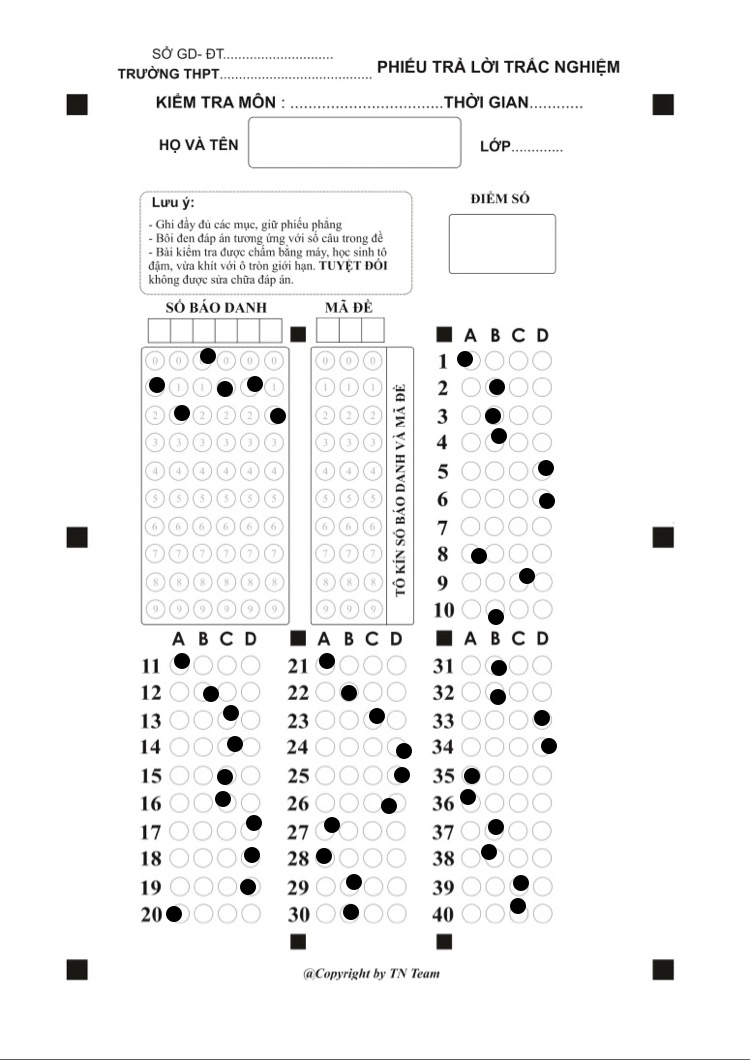
#> input picture Img/01.png, 750 x 1060 px
$ python main.py
#> lines starting #> are read from the running program, lines starting #| are printed output that depends on the picture; after the words box and inside, x2 and y2 are one past the last pixel; in counts of white or black regions, pixels touching at a corner belong together
#> further down, img is the input picture: shape (1060, 750, 3); mean B, G, R 244.5, 244.5, 244.5
### my_func.py
import cv2 as cv
import numpy as np
# [7 lines left out: function show_images, not called in this run]


def img_preprocessing(img):
    img = cv.cvtColor(img, cv.COLOR_BGR2GRAY)
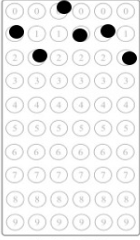
#> img: shape (240, 140); min 0, max 255, mean 237.6
    th, threshed = cv.threshold(img, 100, 255, cv.THRESH_BINARY_INV)
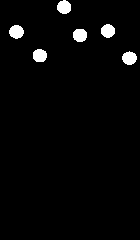
#> threshed: shape (240, 140); 2.8% white; 6 white regions, box (x1, y1, x2, y2) and area: (9, 25, 24, 39) 159, (122, 51, 137, 65) 156, (57, 0, 71, 14) 154, (73, 29, 87, 42) 153, (101, 24, 115, 38) 152, (33, 49, 47, 62) 152
    return threshed

def get_mark_sbd(sbd_img):
    start, end = 0, 25
    cols = []
    for i in range(7):
        cols.append(sbd_img[0:240, start:end])
        start, end = start + 24, end+24
#> after the loop, cols = 7 items
    res = []
    for c in cols:
        boxes = np.vsplit(c, 10)
        non_zero = np.array([cv.countNonZero(box) for box in boxes])
        res.append(str(np.where(non_zero == non_zero.max())[0][0]))
#> this loop made 7 passes
#> non_zero on passes 1 to 6: [0, 159, 0, 0, 0, 0, 0, 0, 0, 0], [0, 0, 152, 0, 0, 0, 0, 0, 0, 0], [154, 0, 0, 0, 0, 0, 0, 0, 0, 0], [0, 153, 0, 0, 0, 0, 0, 0, 0, 0], [0, 152, 0, 0, 0, 0, 0, 0, 0, 0], [0, 0, 156, 0, 0, 0, 0, 0, 0, 0]
#> (c, non_zero) on pass 7: (empty array, [0, 0, 0, 0, 0, 0, 0, 0, 0, 0])
#> after the loop, res = ['1', '2', '0', '1', '1', '2', '0']
    return "".join(res)

def get_one_ans_pos(img):
    cols = np.hsplit(img, 5)[1:]
    non_zero = np.array([cv.countNonZero(c) for c in cols])
    if (non_zero == 0).all():
        return '0'
    pos = np.where(non_zero == non_zero.max())[0][0] + 1
    if pos == 1:
        return "A"
    if pos == 2:
        return "B"
    if pos == 3:
        return "C"
    else:
        return "D"

def get_all_ans_pos(threshed, ran = []):
    ran = [i for i in range(11)] if ran == [] else ran
    rows = []
    a, b = 0, 24
    for i in range(10):
        rows.append(threshed[a:b, :130])
        a = a + 24
        b = b + 24
    res = {}
    i = 0
    for r in rows:
        res[ran[i] + 1] = get_one_ans_pos(r)
        i += 1
    return res

def get_score(img):
    crop_imgs = [ img[295:530, 400:530],
                img[550:785, 400:530],
                img[550:785, 260:390],
                img[550:785, 120:250]
                ]
    crop_imgs = list(map(img_preprocessing, crop_imgs))
#> in img_preprocessing (call 2), `th, threshed = cv.threshold(img, 100, 255, cv.THRESH_BINARY_INV)`: threshed: shape (235, 130); 5.7% white; 27 white regions (6 under 20 px), largest, box (x1, y1, x2, y2) and area: (58, 69, 73, 82) 155, (102, 96, 117, 109) 153, (103, 124, 118, 137) 153
#> in img_preprocessing (call 3), `img = cv.cvtColor(img, cv.COLOR_BGR2GRAY)`:
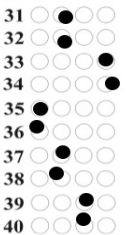
#> img: shape (235, 130); min 0, max 255, mean 229.8
#> in img_preprocessing (call 3), `th, threshed = cv.threshold(img, 100, 255, cv.THRESH_BINARY_INV)`: threshed: shape (235, 130); 7.2% white; 45 white regions (14 under 20 px), largest, box (x1, y1, x2, y2) and area: (33, 102, 48, 116) 159, (58, 10, 73, 24) 155, (98, 53, 113, 66) 155
#> in img_preprocessing (call 4), `img = cv.cvtColor(img, cv.COLOR_BGR2GRAY)`:
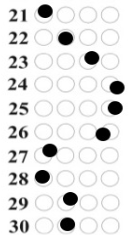
#> img: shape (235, 130); min 0, max 255, mean 229.6
#> in img_preprocessing (call 4), `th, threshed = cv.threshold(img, 100, 255, cv.THRESH_BINARY_INV)`:
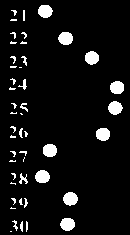
#> threshed: shape (235, 130); 7.1% white; 47 white regions (27 under 20 px), largest, box (x1, y1, x2, y2) and area: (63, 192, 78, 206) 159, (58, 32, 73, 45) 156, (35, 170, 50, 183) 155
#> in img_preprocessing (call 5), `img = cv.cvtColor(img, cv.COLOR_BGR2GRAY)`:
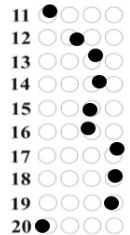
#> img: shape (235, 130); min 0, max 255, mean 230.3
#> in img_preprocessing (call 5), `th, threshed = cv.threshold(img, 100, 255, cv.THRESH_BINARY_INV)`:
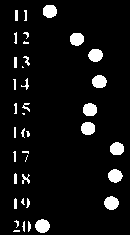
#> threshed: shape (235, 130); 7% white; 38 white regions (10 under 20 px), largest, box (x1, y1, x2, y2) and area: (35, 219, 50, 233) 160, (104, 196, 119, 210) 159, (92, 75, 107, 88) 155
#> crop_imgs = 4 items

    res = {}
    start, end = 0, 11

    for crop_img in crop_imgs:
        res.update(get_all_ans_pos(crop_img, [i for i in range(start, end)]))
        start, end = start+10, end+10
#> this loop made 4 passes
#> (start, end) on passes 1 to 4: (10, 21), (20, 31), (30, 41), (40, 51)
#> after the loop, res = 40 items
    return res

### main.py
import cv2 as cv
import json
from my_func import *

width, height = 700, 900

img = cv.imread("Img/01.png")
img = cv.resize(img, (width, height))
# show_images(img[295:535, 130:270])
sbd_img = img_preprocessing(img[295:535, 130:270])

data = {}
data['data'] = {}
data['data']['sbd'] = get_mark_sbd(sbd_img)


data['data']['answer'] = get_score(img)
print(data)
#> (printed output is left out)
data = json.dumps(data)
with open('data.json', "w") as f:
    json.dump(data, f, indent = 4)

$ run again, with Img/02.png copied over Img/01.png
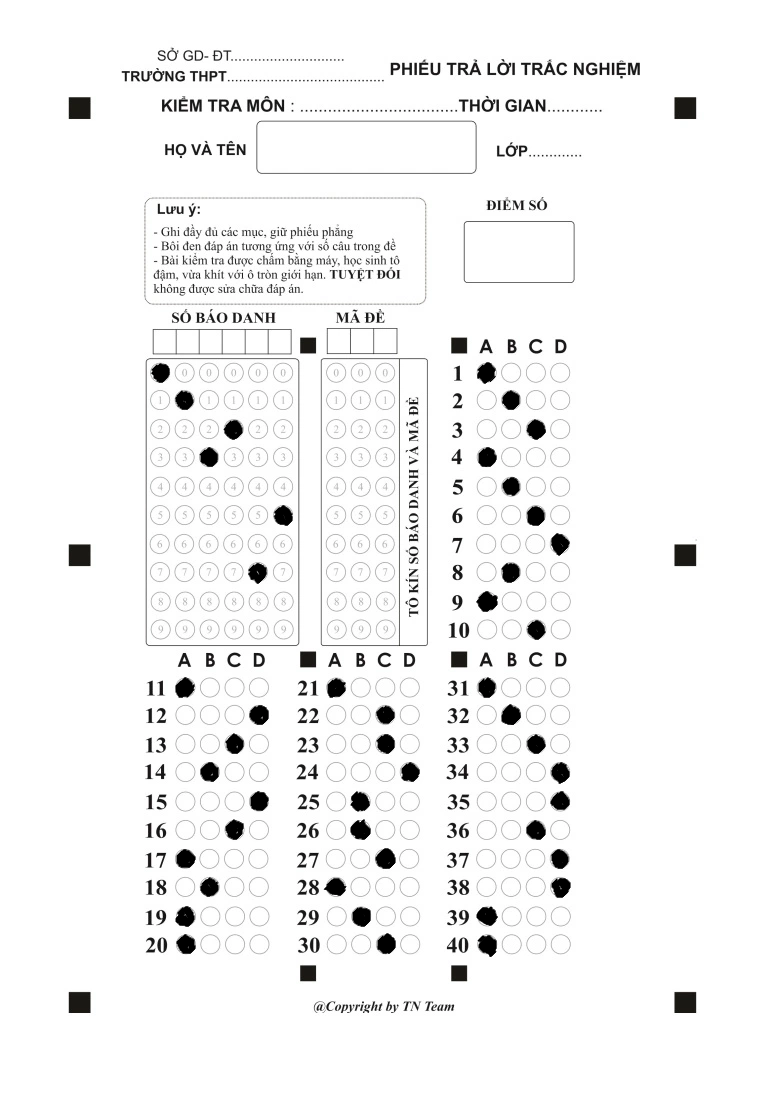
#> input picture Img/02.png, 775 x 1095 px
#> img is the input picture: shape (1095, 775, 3); mean B, G, R 244, 244, 244
#> in img_preprocessing, `th, threshed = cv.threshold(img, 100, 255, cv.THRESH_BINARY_INV)`:
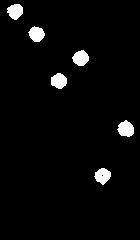
#> threshed: shape (240, 140); 3.5% white; 6 white regions, box (x1, y1, x2, y2) and area: (117, 120, 134, 137) 206, (72, 50, 89, 66) 195, (51, 73, 67, 89) 193, (94, 168, 111, 185) 192, (7, 4, 23, 20) 188, (28, 26, 45, 42) 188
#> after the loop in get_mark_sbd, `for i in range(7):`: cols = 7 items
#> the loop in get_mark_sbd, `for c in cols:` made 7 passes
#> non_zero on passes 1 to 6: [188, 0, 0, 0, 0, 0, 0, 0, 0, 0], [0, 188, 0, 0, 0, 0, 0, 0, 0, 0], [0, 0, 2, 193, 0, 0, 0, 0, 0, 0], [0, 0, 195, 0, 0, 0, 0, 17, 0, 0], [0, 0, 0, 0, 0, 29, 0, 184, 0, 0], [0, 0, 0, 0, 0, 189, 0, 0, 0, 0]
#> after the loop in get_mark_sbd, `for c in cols:`: res = ['0', '1', '3', '2', '7', '5', '0']
#> threshed: shape (235, 130); 7.8% white; 25 white regions (3 under 20 px), largest, box (x1, y1, x2, y2) and area: (30, 191, 49, 208) 222, (31, 3, 48, 20) 205, (32, 73, 49, 89) 205
#> threshed: shape (235, 130); 8.8% white; 46 white regions (16 under 20 px), largest, box (x1, y1, x2, y2) and area: (53, 29, 70, 46) 214, (32, 219, 49, 235) 209, (98, 172, 115, 188) 205
#> threshed: shape (235, 130); 8.8% white; 41 white regions (13 under 20 px), largest, box (x1, y1, x2, y2) and area: (79, 147, 97, 164) 227, (58, 196, 75, 212) 212, (81, 217, 97, 234) 207
#> in img_preprocessing (call 5), `th, threshed = cv.threshold(img, 100, 255, cv.THRESH_BINARY_INV)`:
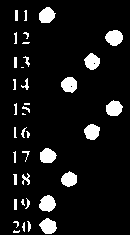
#> threshed: shape (235, 130); 8.6% white; 38 white regions (9 under 20 px), largest, box (x1, y1, x2, y2) and area: (105, 30, 123, 46) 215, (39, 195, 56, 212) 209, (106, 100, 123, 116) 203
#> crop_imgs = 4 items
#> the loop in get_score, `for crop_img in crop_imgs:` made 4 passes
#> (start, end) on passes 1 to 4: (10, 21), (20, 31), (30, 41), (40, 51)
#> after the loop in get_score, `for crop_img in crop_imgs:`: res = 40 items
#> (printed output is left out)

$ run again, with Img/03.png copied over Img/01.png
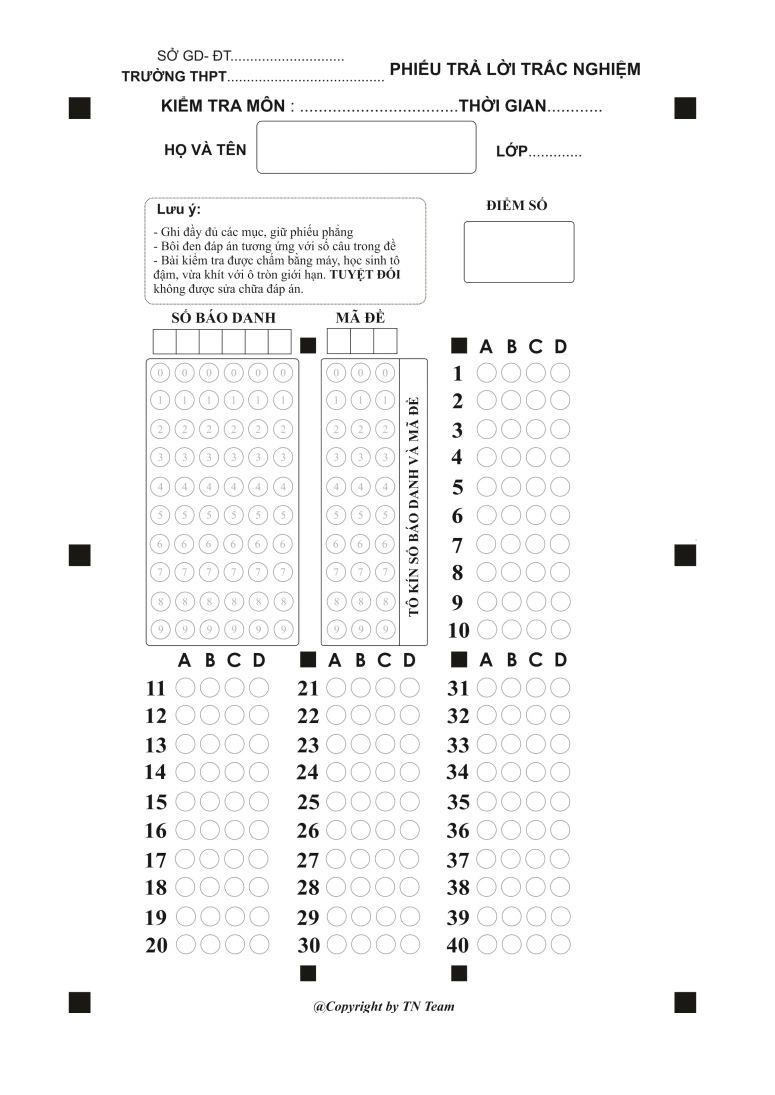
#> input picture Img/03.png, 775 x 1095 px
#> img is the input picture: shape (1095, 775, 3); mean B, G, R 247.6, 247.7, 247.7
#> in img_preprocessing, `img = cv.cvtColor(img, cv.COLOR_BGR2GRAY)`:
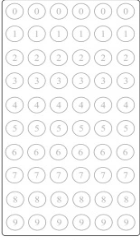
#> img: shape (240, 140); min 111, max 255, mean 245
#> threshed: shape (240, 140); every value is 0
#> after the loop in get_mark_sbd, `for i in range(7):`: cols = 7 items
#> the loop in get_mark_sbd, `for c in cols:` made 7 passes
#> c on pass 7: empty array
#> after the loop in get_mark_sbd, `for c in cols:`: res = ['0', '0', '0', '0', '0', '0', '0']
#> threshed: shape (235, 130); 1.4% white in thin lines or dots, all inside (x1, y1, x2, y2) = (7, 6, 24, 229)
#> threshed: shape (235, 130); 2.3% white in thin lines or dots, all inside (x1, y1, x2, y2) = (4, 10, 24, 233)
#> threshed: shape (235, 130); 2.3% white in thin lines or dots, all inside (x1, y1, x2, y2) = (9, 10, 28, 233)
#> in img_preprocessing (call 5), `th, threshed = cv.threshold(img, 100, 255, cv.THRESH_BINARY_INV)`:
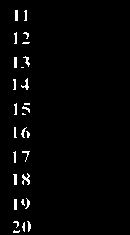
#> threshed: shape (235, 130); 2.2% white in thin lines or dots, all inside (x1, y1, x2, y2) = (13, 10, 31, 233)
#> crop_imgs = 4 items
#> the loop in get_score, `for crop_img in crop_imgs:` made 4 passes
#> (start, end) on passes 1 to 2: (10, 21), (20, 31)
#> after the loop in get_score, `for crop_img in crop_imgs:`: res = 40 items
#> (printed output is left out)
